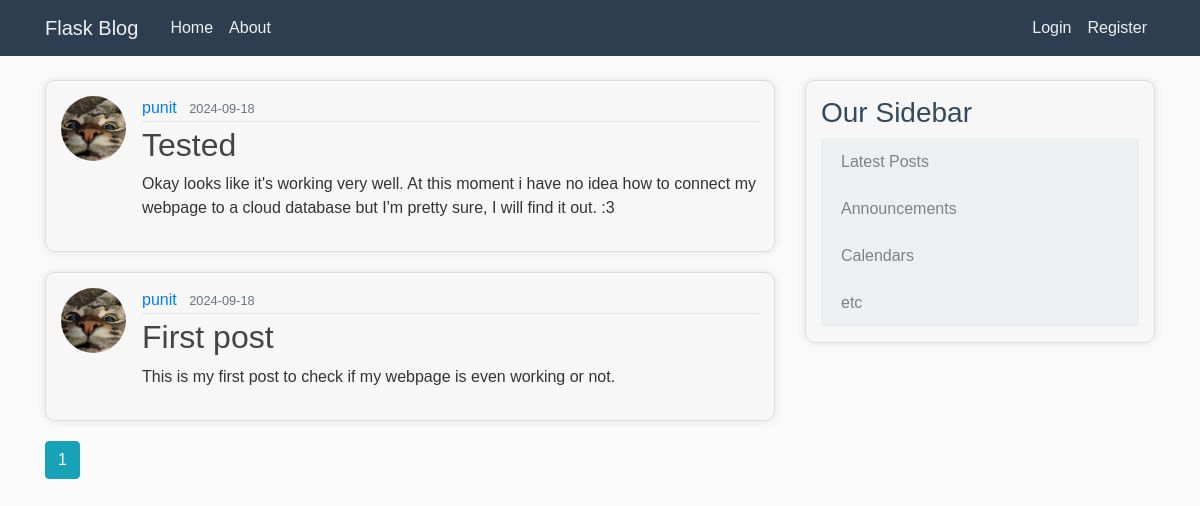
The page /home on the database its author committed.
### flaskblog/models.py (models this page shows, shortened)
class Post(db.Model):
    id = db.Column(db.Integer, primary_key=True)
    title = db.Column(db.String(100), nullable=False)
    date_posted = db.Column(db.DateTime, nullable=False, default=datetime.utcnow)
    content = db.Column(db.Text, nullable=False)
    user_id = db.Column(db.Integer, db.ForeignKey('user.id'), nullable=False)

class User(db.Model , UserMixin):
    id = db.Column(db.Integer, primary_key=True)
    username = db.Column(db.String(20), unique=True, nullable=False)
    email = db.Column(db.String(120), unique=True, nullable=False)
    image_file = db.Column(db.String(20), nullable=False, default='default.jpg')
    password = db.Column(db.String(60), nullable=False)
    posts = db.relationship('Post', backref='author', lazy=True)

### flaskblog/routes.py (the view)
@app.route("/")
@app.route("/home")
def home():
    page = request.args.get('page' , 1 , type=int)
    posts=Post.query.order_by(Post.date_posted.desc()).paginate( page=page , per_page=5 )
    return render_template('home.html', posts=posts)

### flaskblog/templates/home.html (shortened to what this page needs)
{% extends "layout.html" %}
{% block content %}
    {% for post in posts.items %}
        <article class="media content-section">
          <img class="rounded-circle article-img" src="{{url_for('static' , filename='profile_pics/' + post.author.image_file)}}">
          <div class="media-body">
            <div class="article-metadata">
              <a class="mr-2" href="{{ url_for('user_posts', username=post.author.username)}}">{{ post.author.username }}</a>
              <small class="text-muted" >{{ post.date_posted.strftime('%Y-%m-%d') }}</small>
            </div>
            <h2><a class="article-title" href="{{url_for('post', post_id=post.id)}}">{{ post.title }}</a></h2>
            <p class="article-content">{{ post.content }}</p>
          </div>
        </article>
    {% endfor %}
    {% for page_num in posts.iter_pages(left_edge=1 , right_edge=1 , left_current=1 , right_current=2) %}
        {%if page_num %}
          {% if posts.page == page_num %}
          <a class="btn btn-info mb-4" href="{{url_for('home' , page=page_num)}}">{{ page_num }}</a>
          {% else %}
          <a class="btn btn-outline-info mb-4" href="{{url_for('home' , page=page_num)}}">{{ page_num }}</a>
          {% endif %}
        {%endif%}
    {% endfor %}
{% endblock content %}

### flaskblog/static/main.css (style rules this page uses)
body { background: #fafafa; color: #333333; margin-top: 5rem; }
h1, h2, h3, h4, h5, h6 { color: #444444; }
.content-section { background: #ffffff; padding: 10px 20px; border: 1px solid #dddddd; border-radius: 3px; margin-bottom: 20px; }
.article-title { color: #444444; }
.article-content { white-space: pre-line; }
.article-img { height: 65px; width: 65px; margin-right: 16px; }
.article-metadata { padding-bottom: 1px; margin-bottom: 4px; border-bottom: 1px solid #e3e3e3 }

### flaskblog/templates/layout.html (style rules this page uses)
body { font-family: 'Arial', sans-serif; }
.content-section { background-color: #f7f7f7; padding: 15px; border-radius: 10px; box-shadow: 0 0 10px rgba(0, 0, 0, 0.1); }

### rows shown on the page
Post: image_file (picture), author.username "punit", date_posted "2024-09-18", title "Tested", content "Okay looks like it's working very well. At this moment i have no idea how to connect my webpage to a cloud database but I'm pretty sure, I will find it out. :3"
Post: image_file (picture), author.username "punit", date_posted "2024-09-18", title "First post", content "This is my first post to check if my webpage is even working or not."

### other values the page prints
{{ page_num }} "1"
